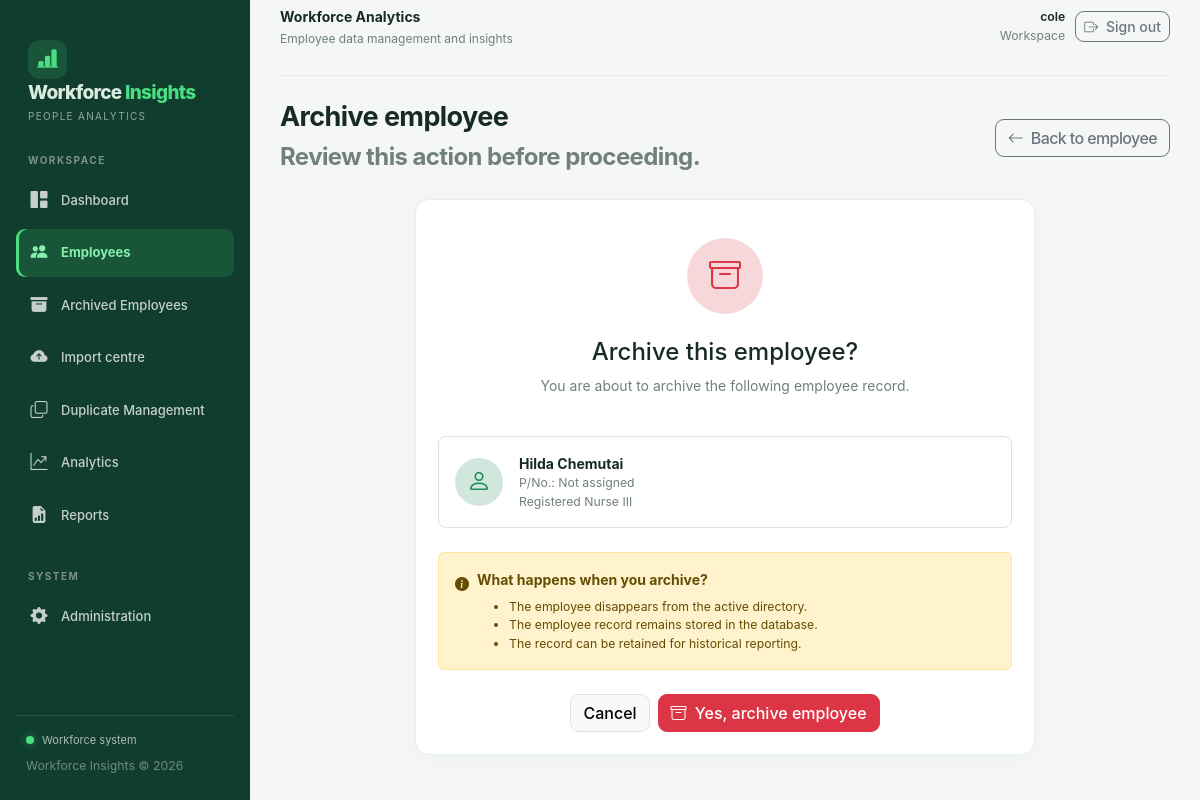
/employees/1885/archive/ (signed in), run on the app's committed database.
### apps/employees/models.py (models this page shows, shortened)
class Employee(models.Model):
    employee_number = models.CharField(
        max_length=50,
        unique=True,
        null=True,
        blank=True
    )
    serial_number = models.PositiveIntegerField(
        null=True,
        blank=True
    )
    full_name = models.CharField(max_length=200)
    gender = models.CharField(max_length=30, blank=True)
    designation = models.CharField(max_length=200, blank=True)
    job_group = models.CharField(max_length=30, blank=True)
    appointment_type = models.CharField(max_length=100, blank=True)
    date_of_arrival = models.DateField(null=True, blank=True)
    contract_period = models.CharField(max_length=100, blank=True)
    station = models.CharField(max_length=150, blank=True)
    phone_number = models.CharField(max_length=30, blank=True)
    ethnicity = models.CharField(max_length=100, blank=True)
    status = models.CharField(max_length=100, blank=True)
    remark = models.TextField(blank=True)
    custom_data = models.JSONField(
        default=dict,
        blank=True
    )
    is_archived = models.BooleanField(default=False)
    created_at = models.DateTimeField(auto_now_add=True)
    updated_at = models.DateTimeField(auto_now=True)
    class Meta:
        ordering = ["full_name"]
        indexes = [
            models.Index(fields=["employee_number"]),
            models.Index(fields=["date_of_arrival"]),
            models.Index(fields=["station"]),
            models.Index(fields=["job_group"]),
            models.Index(fields=["status"]),
            models.Index(fields=["is_archived"]),
        ]

### apps/employees/views.py (the view, shortened to what this page needs)
# urls.py: path("<int:pk>/archive/", views.employee_archive, name="employee_archive"),
@login_required
def employee_archive(request, pk):
    employee = get_object_or_404(
        Employee,
        pk=pk,
        is_archived=False
    )
    return render(
        request,
        "employees/archive_confirm.html",
        {"employee": employee}
    )

### templates/employees/archive_confirm.html (shortened to what this page needs)
{% extends "base.html" %}
{% block content %}
<div class="page-heading">
    <div>
        <h1>Archive employee</h1>
        <p>Review this action before proceeding.</p>
    </div>
    <a href="{% url 'employee_detail' employee.pk %}"
       class="btn btn-outline-secondary">
        <i class="bi bi-arrow-left me-1"></i>
        Back to employee
    </a>
</div>
<div class="content-card mx-auto" style="max-width: 620px;">
    <div class="text-center py-3">
        <div class="rounded-circle bg-danger-subtle text-danger d-inline-flex
                    align-items-center justify-content-center mb-4"
             style="width: 76px; height: 76px;">
            <i class="bi bi-archive fs-2"></i>
        </div>
        <h4 class="mb-2">Archive this employee?</h4>
        <p class="text-muted mb-4">
            You are about to archive the following employee record.
        </p>
    </div>
    <div class="border rounded-3 p-3 mb-4">
        <div class="d-flex align-items-center gap-3">
            <div class="rounded-circle bg-success-subtle text-success
                        d-flex align-items-center justify-content-center"
                 style="width: 48px; height: 48px;">
                <i class="bi bi-person fs-4"></i>
            </div>
            <div>
                <div class="fw-bold">{{ employee.full_name }}</div>
                <div class="small text-muted">
                    P/No.: {{ employee.employee_number|default:"Not assigned" }}
                </div>
                <div class="small text-muted">
                    {{ employee.designation|default:"Designation not specified" }}
                </div>
            </div>
        </div>
    </div>
    <div class="alert alert-warning d-flex gap-2 align-items-start">
        <i class="bi bi-info-circle-fill mt-1"></i>
        <div>
            <strong>What happens when you archive?</strong>
            <ul class="small mb-0 mt-2">
                <li>The employee disappears from the active directory.</li>
                <li>The employee record remains stored in the database.</li>
                <li>The record can be retained for historical reporting.</li>
            </ul>
        </div>
    </div>
    <form method="post">
        <div class="d-flex flex-wrap justify-content-center gap-2 mt-4">
            <a href="{% url 'employee_detail' employee.pk %}"
               class="btn btn-light border">
                Cancel
            </a>
            <button type="submit" class="btn btn-danger">
                <i class="bi bi-archive me-1"></i>
                Yes, archive employee
            </button>
        </div>
    </form>
</div>
{% endblock %}

### templates/base.html (shortened to what this page needs)
{% load static %}
<!doctype html>
<html lang="en">
<head>
    <link href="https://cdn.jsdelivr.net/npm/bootstrap@5.3.3/dist/css/bootstrap.min.css"
          rel="stylesheet">
    <link rel="stylesheet"
          href="https://cdn.jsdelivr.net/npm/bootstrap-icons@1.11.3/font/bootstrap-icons.min.css">
    <link rel="stylesheet" href="{% static 'css/app.css' %}">
</head>
<body>
<div class="app-shell">
    <aside class="sidebar" id="appSidebar">
        <a href="{% url 'dashboard' %}" class="sidebar-brand">
            <div class="brand-icon">
                <i class="bi bi-bar-chart-line-fill"></i>
            </div>
            <div>
                <div class="brand-name">
                    Workforce <span>Insights</span>
                </div>
                <span class="brand-caption">People analytics</span>
            </div>
        </a>
        <div class="nav-section">WORKSPACE</div>
        <nav class="sidebar-nav">
            <a href="{% url 'dashboard' %}"
               class="sidebar-link {% if request.path == '/' %}active{% endif %}">
                <i class="bi bi-grid-1x2-fill"></i>
                <span>Dashboard</span>
            </a>
            <a href="{% url 'employee_list' %}"
               class="sidebar-link {% if request.resolver_match.url_name == 'employee_list' or request.resolver_match.url_name == 'employee_create' or request.resolver_match.url_name == 'employee_detail' or request.resolver_match.url_name == 'employee_update' or request.resolver_match.url_name == 'employee_archive' %}active{% endif %}">
                <i class="bi bi-people-fill"></i>
                <span>Employees</span>
            </a>
            <a href="{% url 'archived_employee_list' %}"
               class="sidebar-link {% if request.resolver_match.url_name == 'archived_employee_list' %}active{% endif %}">
                <i class="bi bi-archive-fill"></i>
                <span>Archived Employees</span>
            </a>
            <a href="{% url 'imports:upload' %}"
               class="sidebar-link {% if request.resolver_match.app_name == 'imports' %}active{% endif %}">
                <i class="bi bi-cloud-arrow-up-fill"></i>
                <span>Import centre</span>
            </a>
            <a href="{% url 'duplicates:dashboard' %}"
               class="sidebar-link {% if request.resolver_match.app_name == 'duplicates' %}active{% endif %}">
                <i class="bi bi-copy"></i>
                <span>Duplicate Management</span>
            </a>
            <a href="/analytics/"
               class="sidebar-link {% if request.path|slice:':11' == '/analytics/' %}active{% endif %}">
                <i class="bi bi-graph-up-arrow"></i>
                <span>Analytics</span>
            </a>
            <a href="/reports/"
               class="sidebar-link {% if request.path|slice:':9' == '/reports/' %}active{% endif %}">
                <i class="bi bi-file-earmark-bar-graph-fill"></i>
                <span>Reports</span>
            </a>
        </nav>
        <div class="nav-section mt-3">SYSTEM</div>
        <nav class="sidebar-nav">
            <a href="/admin/" class="sidebar-link">
                <i class="bi bi-gear-fill"></i>
                <span>Administration</span>
            </a>
        </nav>
        <div class="sidebar-footer">
            <div class="system-status">
                <span class="status-dot"></span>
                <span>Workforce system</span>
            </div>
            <div class="small mt-2" style="color:rgba(255,255,255,.4)">
                Workforce Insights &copy; {% now "Y" %}
            </div>
        </div>
    </aside>
    <main class="main-content">
        <header class="topbar">
            <div class="d-flex align-items-center gap-3">
                <div>
                    <div class="topbar-title">
                        {% block header_title %}Workforce Analytics{% endblock %}
                    </div>
                    <div class="topbar-subtitle">
                        {% block header_subtitle %}
                            Employee data management and insights
                        {% endblock %}
                    </div>
                </div>
            </div>
            <div class="topbar-actions">
                <div class="d-none d-md-block text-end">
                    <div class="small fw-semibold">
                        {{ request.user.get_full_name|default:request.user.username }}
                    </div>
                    <div class="small text-muted">
                        Workspace
                    </div>
                </div>
                <form method="post" action="{% url 'logout' %}">
                    <button type="submit"
                            class="btn btn-outline-secondary btn-sm">
                        <i class="bi bi-box-arrow-right me-1"></i>
                        <span class="d-none d-sm-inline">Sign out</span>
                    </button>
                </form>
            </div>
        </header>
        {% block content %}{% endblock %}
    </main>
</div>
</body>
</html>

### static/css/app.css (style rules this page uses)
:root { --green:#176b45;--green-dark:#104d34;--ink:#17251e;--muted:#718078;--line:#e7eee9;--bg:#f5f8f6 }
* { box-sizing:border-box }
body { margin:0;background:var(--bg);color:var(--ink);font-family:Inter,system-ui,-apple-system,Segoe UI,sans-serif }
.app-shell { display:flex;min-height:100vh }
.sidebar { width:245px;background:#123d2c;color:#fff;padding:26px 18px;flex-shrink:0 }
.sidebar>a:not(.brand) { display:block;padding:11px 12px;margin:4px 0;border-radius:9px;color:#dcebe2;text-decoration:none;font-size:14px }
.main-content { flex:1;min-width:0;padding:28px 34px }
.topbar { display:flex;justify-content:space-between;align-items:center;padding-bottom:22px;border-bottom:1px solid var(--line);margin-bottom:28px }
.page-heading { display:flex;justify-content:space-between;align-items:center;margin-bottom:24px }
.page-heading h1 { font-size:27px;font-weight:750;margin:0 }
.page-heading p { color:var(--muted);margin:6px 0 0 }
.stat-card,.content-card { background:#fff;border:1px solid var(--line);border-radius:14px;padding:22px;box-shadow:0 4px 18px rgba(18,61,44,.035) }

### data on the page
Employee: full_name "Hilda Chemutai", employee_number "Not assigned", designation "Registered Nurse III"

### other printed values
{{ request.user.get_full_name|default:request.user.username }} "cole"
